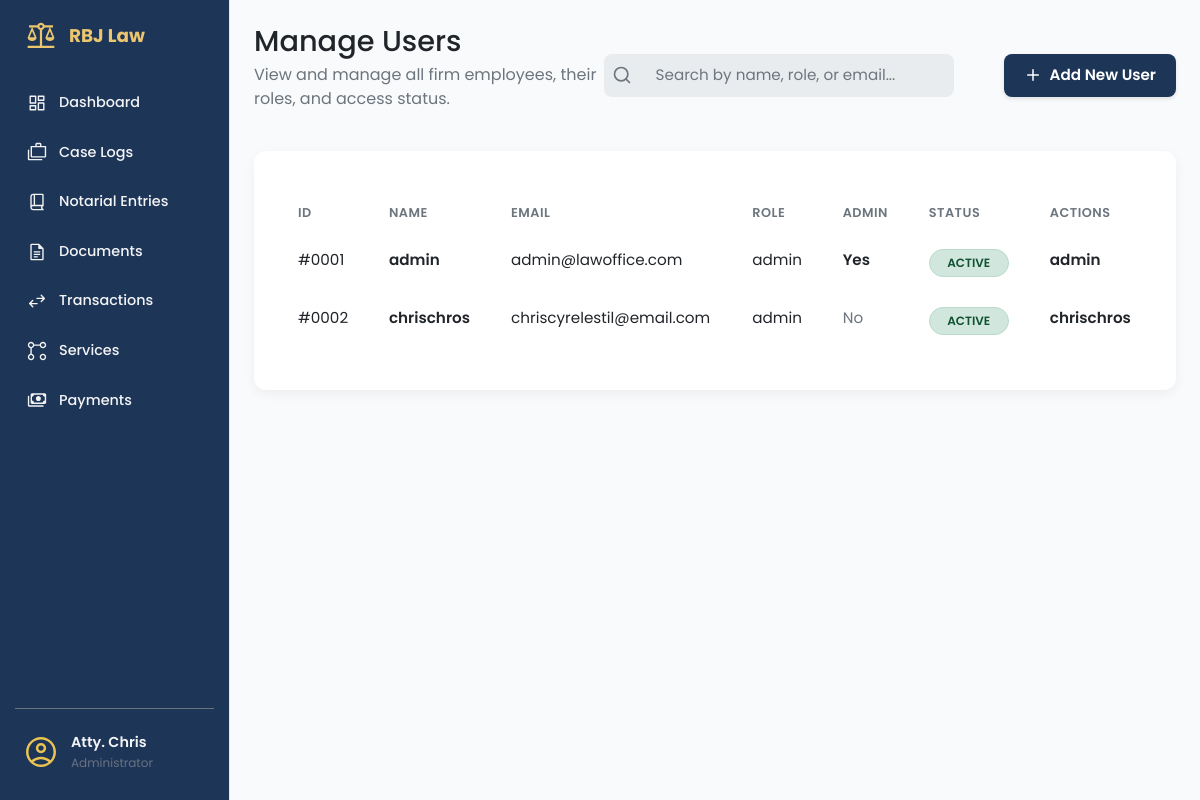
/admin/users (signed in), run on an earlier commit of the app's database.
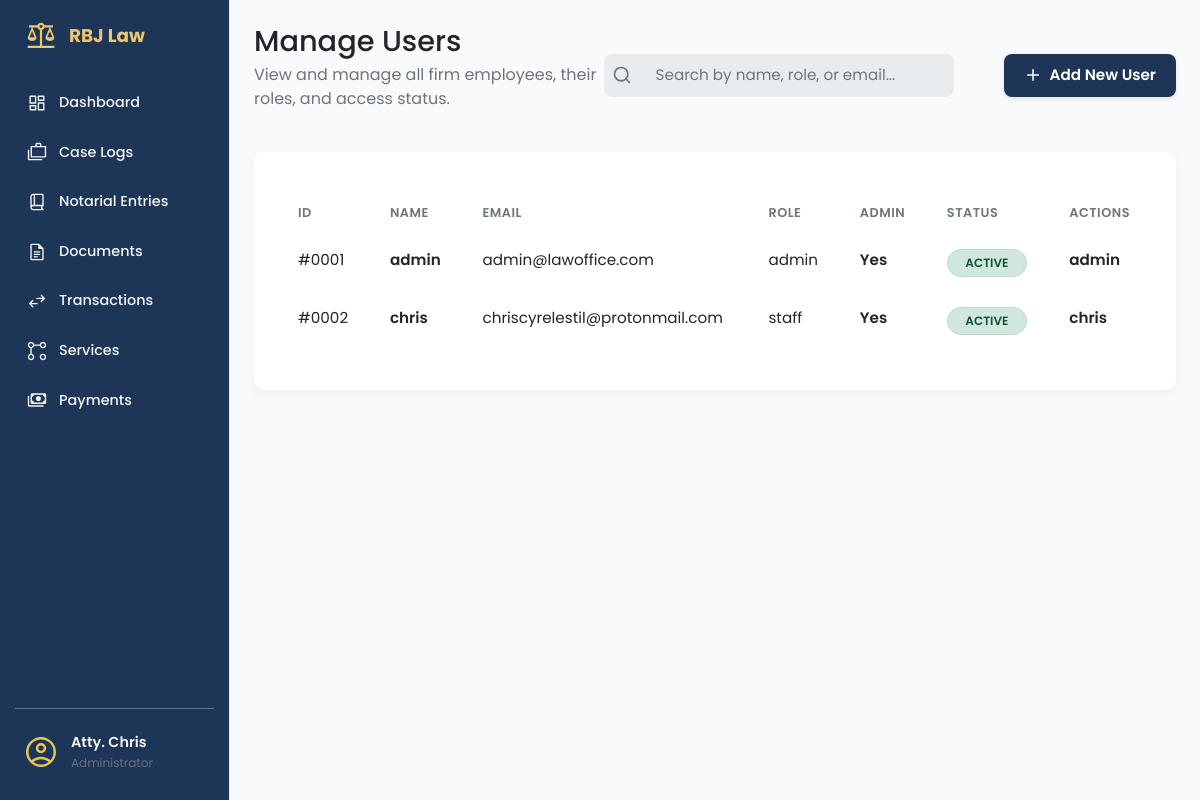
And on a later commit of the database.
### app/models/user_model.py (models this page shows, shortened)
class User(UserMixin, db.Model):
    __tablename__ = 'users'
    id = db.Column(db.Integer, primary_key=True)
    username = db.Column(db.String(80), unique=True, nullable=False, index=True)
    email = db.Column(db.String(120), unique=True, nullable=False)
    password_hash = db.Column(db.String(128), nullable=False)
    contact_number = db.Column(db.String(20), nullable=True)
    role = db.Column(db.String(50), default='attorney', nullable=False)
    is_active = db.Column(db.Boolean, default=True, nullable=False)
    is_admin = db.Column(db.Boolean, default=False, nullable=False)
    created_at = db.Column(db.DateTime, default=datetime.utcnow)
    updated_at = db.Column(db.DateTime, default=datetime.utcnow, onupdate=datetime.utcnow)

### app/routes/admin_profile_routes.py (the view)
@admin_bp.route('/users')
@login_required
def manage_users_page():
    if not current_user.is_admin:
        abort(403) # Forbidden
    users = get_all_users()
    return render_template('manage_users.html', users=users)

### app/services/user_service.py (called while the page is built)
def get_all_users():
    try:
        return User.query.all()
    except SQLAlchemyError as e:
        logging.error(f"Error fetching all users: {e}")
        return []

### app/templates/manage_users.html (shortened to what the changed rows need)
{% extends 'base.html' %}
{% block content %}
<main class="dashboard-content">
    <header class="dashboard-header">
        <div>
            <h1>Manage Users</h1>
        </div>
    </header>
    <section class="content-section">
        <div class="data-card">
            <div class="table-wrapper">
                <table class="table user-table">
                    <colgroup>
                    </colgroup>
                    <thead>
                        <tr>
                            <th>ID</th>
                            <th>Name</th>
                            <th>Email</th>
                            <th>Role</th>
                            <th>Admin</th>
                            <th>Status</th>
                            <th>Actions</th>
                        </tr>
                    </thead>
                    <tbody>
                        {% for user in users %}
                        <tr>
                            <td>#{{ '%04d' | format(user.id) }}</td>
                            <td>
                                <a href="{{ url_for('admin.edit_user', user_id=user.id) }}" class="table-link">{{
                                    user.username }}</a>
                            </td>
                            <td>{{ user.email }}</td>
                            <td>{{ user.role }}</td>
                            <td>
                                {% if user.is_admin %}
                                <span style="color: var(--color-success); font-weight: 600;">Yes</span>
                                {% else %}
                                <span style="color: var(--color-text-secondary);">No</span>
                                {% endif %}
                            </td>
                            <td>
                                {% if user.is_active %}
                                <span class="status-tag status-tag--active">Active</span>
                                {% else %}
                                <span class="status-tag status-tag--inactive">Inactive</span>
                                {% endif %}
                            </td>
                            <td>
                                <a href="{{ url_for('admin.edit_user', user_id=user.id) }}" class="table-link">{{
                                    user.username }}</a>
                            </td>
                        </tr>
                        {% endfor %}
                    </tbody>
                </table>
            </div>
        </div>
    </section>
</main>
{% endblock content %}

What changed in the data, as far as the page shows it:
changed User "0002": username "chrischros" → "chris"; email "chriscyrelestil@email.com" → "chriscyrelestil@protonmail.com"; role "admin" → "staff"; is_admin "No" → "Yes"
